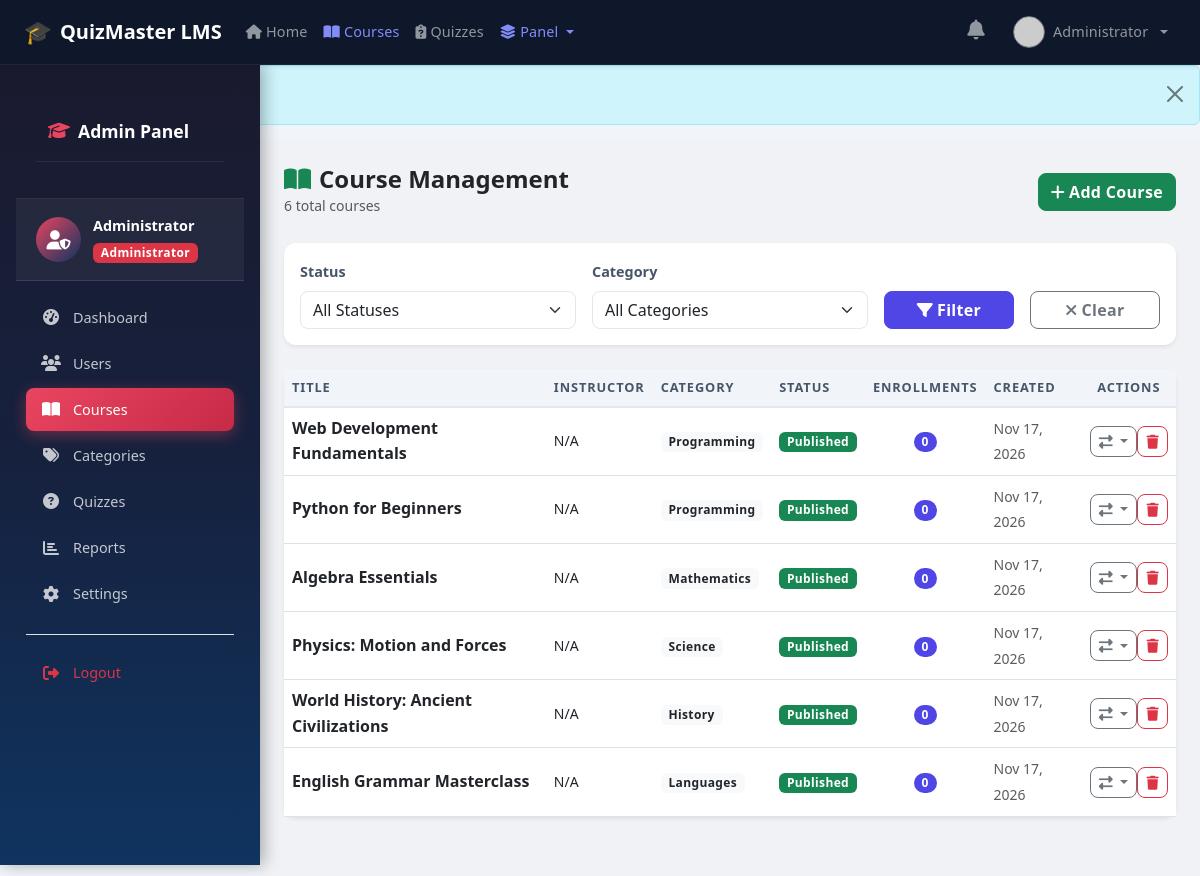
The page /admin/courses.php (signed in) on the database its author committed.
### tables this page shows
CREATE TABLE IF NOT EXISTS users (
    id              INT UNSIGNED AUTO_INCREMENT PRIMARY KEY,
    name            VARCHAR(150)    NOT NULL,
    email           VARCHAR(255)    NOT NULL UNIQUE,
    password_hash   VARCHAR(255)    NOT NULL,
    role            ENUM('admin','instructor','student') NOT NULL DEFAULT 'student',
    avatar          VARCHAR(255)    DEFAULT NULL,
    bio             TEXT            DEFAULT NULL,
    is_active       TINYINT(1)      NOT NULL DEFAULT 1,
    created_at      DATETIME        NOT NULL DEFAULT CURRENT_TIMESTAMP,
    updated_at      DATETIME        NOT NULL DEFAULT CURRENT_TIMESTAMP ON UPDATE CURRENT_TIMESTAMP,
    INDEX idx_users_email  (email),
    INDEX idx_users_role   (role),
    INDEX idx_users_active (is_active)
);

CREATE TABLE IF NOT EXISTS courses (
    id              INT UNSIGNED AUTO_INCREMENT PRIMARY KEY,
    title           VARCHAR(255)    NOT NULL,
    slug            VARCHAR(280)    NOT NULL UNIQUE,
    description     TEXT            DEFAULT NULL,
    instructor_id   INT UNSIGNED    NOT NULL,
    category_id     INT UNSIGNED    DEFAULT NULL,
    thumbnail       VARCHAR(255)    DEFAULT NULL,
    status          ENUM('draft','published','archived') NOT NULL DEFAULT 'draft',
    price           DECIMAL(10,2)   NOT NULL DEFAULT 0.00,
    created_at      DATETIME        NOT NULL DEFAULT CURRENT_TIMESTAMP,
    updated_at      DATETIME        NOT NULL DEFAULT CURRENT_TIMESTAMP ON UPDATE CURRENT_TIMESTAMP,
    CONSTRAINT fk_courses_instructor FOREIGN KEY (instructor_id) REFERENCES users(id) ON DELETE CASCADE,
    CONSTRAINT fk_courses_category   FOREIGN KEY (category_id)   REFERENCES categories(id) ON DELETE SET NULL,
    INDEX idx_courses_slug        (slug),
    INDEX idx_courses_instructor  (instructor_id),
    INDEX idx_courses_category    (category_id),
    INDEX idx_courses_status      (status)
);

CREATE TABLE IF NOT EXISTS categories (
    id          INT UNSIGNED AUTO_INCREMENT PRIMARY KEY,
    name        VARCHAR(100)    NOT NULL,
    slug        VARCHAR(120)    NOT NULL UNIQUE,
    description TEXT            DEFAULT NULL,
    icon        VARCHAR(100)    DEFAULT 'fa-folder',
    created_at  DATETIME        NOT NULL DEFAULT CURRENT_TIMESTAMP,
    INDEX idx_categories_slug (slug)
);

### config/db.php (called while the page is built, shortened)
<?php
function getDB(): PDO
{
    static $pdo = null;
    if ($pdo === null) {
        $dsn = sprintf(
            'mysql:host=%s;dbname=%s;charset=%s',
            DB_HOST,
            DB_NAME,
            DB_CHARSET
        );
        $options = [
            PDO::ATTR_ERRMODE            => PDO::ERRMODE_EXCEPTION,
            PDO::ATTR_DEFAULT_FETCH_MODE => PDO::FETCH_ASSOC,
            PDO::ATTR_EMULATE_PREPARES   => false,
            PDO::MYSQL_ATTR_INIT_COMMAND => "SET NAMES utf8mb4 COLLATE utf8mb4_unicode_ci",
        ];
        try {
            $pdo = new PDO($dsn, DB_USER, DB_PASS, $options);
        } catch (PDOException $e) {
            error_log('[DB] Connection failed: ' . $e->getMessage());
            if (defined('DOING_API') && DOING_API) {
                header('Content-Type: application/json');
                http_response_code(503);
                die(json_encode(['error' => 'Database unavailable. Please try again later.']));
            }
            die('<h2 style="font-family:sans-serif;color:#c00;padding:2rem">
                  Database connection failed. Please contact the administrator.
                 </h2>');
        }
    }
    return $pdo;
}
function dbQuery(string $sql, array $params = []): PDOStatement
{
    $stmt = getDB()->prepare($sql);
    $stmt->execute($params);
    return $stmt;
}
function dbRow(string $sql, array $params = []): array|false
{
    return dbQuery($sql, $params)->fetch();
}

### admin/courses.php (the view, shortened to what this page needs)
<?php
$pdo = getDB();
$page      = max(1, (int)($_GET['page'] ?? 1));
$perPage   = 20;
$offset    = ($page - 1) * $perPage;
$where  = "WHERE 1=1";
$params = [];
$total = $pdo->prepare("SELECT COUNT(*) FROM courses c $where");
$total->execute($params);
$totalCount = $total->fetchColumn();
$stmt = $pdo->prepare("
    SELECT c.id, c.title, c.status, c.created_at,
           u.name AS instructor,
           cat.name AS category,
           COUNT(DISTINCT e.id) AS enrollment_count
    FROM courses c
    LEFT JOIN users u ON c.instructor_id = u.id
    LEFT JOIN categories cat ON c.category_id = cat.id
    LEFT JOIN enrollments e ON e.course_id = c.id
    $where
    GROUP BY c.id
    ORDER BY c.created_at DESC
    LIMIT $perPage OFFSET $offset
");
$stmt->execute($params);
$courses = $stmt->fetchAll();
require_once __DIR__ . '/../includes/header.php';
?>
<div class="d-flex">
    <?php require_once __DIR__ . '/includes/sidebar.php'; ?>
    <div class="admin-main flex-grow-1 p-4">
        <div class="d-flex justify-content-between align-items-center mb-4">
            <div>
                <h4 class="mb-0 fw-bold text-dark"><i class="fas fa-book-open me-2 text-success"></i>Course Management</h4>
                <small class="text-muted"><?= number_format($totalCount) ?> total courses</small>
            </div>
            <button class="btn btn-success" data-bs-toggle="modal" data-bs-target="#addCourseModal">
                <i class="fas fa-plus me-1"></i>Add Course
            </button>
        </div>
        <div class="card border-0 shadow-sm mb-4">
            <div class="card-body">
                <form method="GET" class="row g-3 align-items-end">
                    <div class="col-md-4">
                        <label class="form-label fw-semibold">Status</label>
                        <select name="status" class="form-select">
                            <option value="">All Statuses</option>
                        </select>
                    </div>
                    <div class="col-md-4">
                        <label class="form-label fw-semibold">Category</label>
                        <select name="category" class="form-select">
                            <option value="">All Categories</option>
                        </select>
                    </div>
                    <div class="col-md-2">
                        <button class="btn btn-primary w-100"><i class="fas fa-filter me-1"></i>Filter</button>
                    </div>
                    <div class="col-md-2">
                        <a href="<?= APP_URL ?>/admin/courses.php" class="btn btn-outline-secondary w-100"><i class="fas fa-times me-1"></i>Clear</a>
                    </div>
                </form>
            </div>
        </div>
        <div class="card border-0 shadow-sm">
            <div class="card-body p-0">
                <div class="table-responsive">
                    <table class="table table-hover align-middle mb-0">
                        <thead class="table-dark">
                            <tr>
                                <th>Title</th>
                                <th>Instructor</th>
                                <th>Category</th>
                                <th>Status</th>
                                <th class="text-center">Enrollments</th>
                                <th>Created</th>
                                <th class="text-center">Actions</th>
                            </tr>
                        </thead>
                        <tbody>
                            <?php foreach ($courses as $c): ?>
                            <tr>
                                <td class="fw-semibold"><?= htmlspecialchars(truncate($c['title'], 40)) ?></td>
                                <td><small><?= htmlspecialchars($c['instructor'] ?? 'N/A') ?></small></td>
                                <td><span class="badge bg-light text-dark"><?= htmlspecialchars($c['category'] ?? 'N/A') ?></span></td>
                                <td>
                                    <?php
                                    $sb = ['draft'=>'secondary','published'=>'success','archived'=>'warning'][$c['status']] ?? 'secondary';
                                    ?>
                                    <span class="badge bg-<?= $sb ?>"><?= ucfirst($c['status']) ?></span>
                                </td>
                                <td class="text-center"><span class="badge bg-primary rounded-pill"><?= $c['enrollment_count'] ?></span></td>
                                <td><small class="text-muted"><?= formatDate($c['created_at'], 'M d, Y') ?></small></td>
                                <td class="text-center">
                                    <div class="btn-group btn-group-sm">
                                        <div class="dropdown">
                                            <button class="btn btn-outline-secondary dropdown-toggle btn-sm" data-bs-toggle="dropdown">
                                                <i class="fas fa-exchange-alt"></i>
                                            </button>
                                        </div>
                                        <form method="POST" class="d-inline" onsubmit="return confirm('Delete this course permanently?')">
                                            <button class="btn btn-outline-danger btn-sm" title="Delete"><i class="fas fa-trash"></i></button>
                                        </form>
                                    </div>
                                </td>
                            </tr>
                            <?php endforeach; ?>
                        </tbody>
                    </table>
                </div>
            </div>
        </div>
    </div>
</div>
<?php require_once __DIR__ . '/../includes/footer.php'; ?>

### includes/nav.php (shortened to what this page needs)
<?php
if (isLoggedIn()) {
    $authUser = currentUser();
}
$currentPath = $_SERVER['PHP_SELF'] ?? '';
function navActive(string $segment): string {
    global $currentPath;
    return str_contains($currentPath, $segment) ? 'active' : '';
}
?>
<nav class="navbar navbar-expand-lg navbar-dark bg-dark sticky-top shadow-sm" id="mainNav">
  <div class="container-fluid px-4">
    <a class="navbar-brand fw-bold fs-5 d-flex align-items-center gap-2" href="<?= APP_URL ?>/">
      <span class="brand-icon">🎓</span>
      <span class="brand-text"><?= APP_NAME ?></span>
    </a>
    <div class="collapse navbar-collapse" id="navbarMain">
      <ul class="navbar-nav me-auto mb-2 mb-lg-0">
        <li class="nav-item">
          <a class="nav-link <?= navActive('/index') ?>" href="<?= APP_URL ?>/">
            <i class="fa fa-home me-1"></i>Home
          </a>
        </li>
        <li class="nav-item">
          <a class="nav-link <?= navActive('/courses') ?>" href="<?= APP_URL ?>/courses/">
            <i class="fa fa-book-open me-1"></i>Courses
          </a>
        </li>
        <li class="nav-item">
          <a class="nav-link <?= navActive('/quiz') ?>" href="<?= APP_URL ?>/quiz/">
            <i class="fa fa-clipboard-question me-1"></i>Quizzes
          </a>
        </li>
        <?php if (isLoggedIn() && hasRole(['admin', 'instructor'])): ?>
        <li class="nav-item dropdown">
          <a class="nav-link dropdown-toggle <?= navActive('/admin') || navActive('/instructor') ? 'active' : '' ?>"
             href="#" id="panelDropdown" role="button"
             data-bs-toggle="dropdown" aria-expanded="false">
            <i class="fa fa-layer-group me-1"></i>Panel
          </a>
        </li>
        <?php endif; ?>
      </ul>
      <ul class="navbar-nav ms-auto mb-2 mb-lg-0 align-items-lg-center gap-1">
        <?php if (isLoggedIn()): ?>
          <li class="nav-item dropdown">
            <a class="nav-link position-relative px-3" href="#"
               id="notifDropdown" role="button"
               data-bs-toggle="dropdown" aria-expanded="false"
               title="Notifications">
              <i class="fa fa-bell fs-5"></i>
            </a>
          </li>
          <li class="nav-item dropdown">
            <a class="nav-link dropdown-toggle d-flex align-items-center gap-2 px-2"
               href="#" id="userDropdown" role="button"
               data-bs-toggle="dropdown" aria-expanded="false">
              <img src="<?= avatarUrl($authUser ?? []) ?>"
                   alt="avatar" class="rounded-circle border border-secondary"
                   width="32" height="32" style="object-fit:cover">
              <span class="d-none d-lg-inline text-truncate" style="max-width:120px">
                <?= sanitize($authUser['name'] ?? 'User') ?>
              </span>
            </a>
          </li>
        <?php endif; ?>
      </ul>
    </div>
  </div>
</nav>

### assets/css/style.css (style rules this page uses)
:root { --primary: #4f46e5; --primary-dark: #3730a3; --primary-light: #818cf8; --secondary: #0ea5e9; --success: #22c55e; --warning: #f59e0b; --danger: #ef4444; --info: #06b6d4; --bg-body: #f1f5f9; --bg-card: #ffffff; --bg-dark: #0f172a; --bg-dark-2: #1e293b; --bg-dark-3: #334155; --text-primary: #0f172a; --text-secondary: #475569; --text-muted: #94a3b8; --border-color: #e2e8f0; --border-radius: .75rem; --border-radius-sm: .5rem; --shadow-sm: 0 1px 3px rgba(0,0,0,.08), 0 1px 2px rgba(0,0,0,.06); --shadow: 0 4px 6px rgba(0,0,0,.07), 0 2px 4px rgba(0,0,0,.06); --shadow-lg: 0 10px 15px rgba(0,0,0,.1), 0 4px 6px rgba(0,0,0,.05); --shadow-xl: 0 20px 25px rgba(0,0,0,.12), 0 10px 10px rgba(0,0,0,.04); --transition: all .2s ease; --font-sans: 'Segoe UI', system-ui, -apple-system, sans-serif; }
*, *::before, *::after { box-sizing: border-box; }
html { scroll-behavior: smooth; }
body { font-family: var(--font-sans); background: var(--bg-body); color: var(--text-primary); line-height: 1.6; min-height: 100vh; display: flex; flex-direction: column; }
a { transition: var(--transition); }
img { max-width: 100%; }
#mainNav { background: var(--bg-dark) !important; border-bottom: 1px solid rgba(255,255,255,.06); }
.brand-icon { font-size: 1.4rem; }
.navbar-nav .nav-link { font-size: .9rem; font-weight: 500; letter-spacing: .01em; padding: .5rem .75rem; border-radius: var(--border-radius-sm); transition: var(--transition); }
.navbar-nav .nav-link:hover, .navbar-nav .nav-link.active { color: var(--primary-light) !important; }
.card { border: none; border-radius: var(--border-radius); box-shadow: var(--shadow-sm); background: var(--bg-card); transition: var(--transition); }
.table th { font-size: .8rem; text-transform: uppercase; letter-spacing: .07em; color: var(--text-secondary); background: var(--bg-body); border-bottom: 2px solid var(--border-color); font-weight: 600; }
.table td { vertical-align: middle; }
.badge { font-weight: 600; letter-spacing: .03em; }
.form-control, .form-select { border-color: var(--border-color); border-radius: var(--border-radius-sm); transition: var(--transition); }
.form-label { font-weight: 600; font-size: .9rem; color: var(--text-secondary); }
.btn { font-weight: 600; border-radius: var(--border-radius-sm); transition: var(--transition); letter-spacing: .02em; }
.btn-primary { background: var(--primary); border-color: var(--primary); }
.bg-primary { background: var(--primary) !important; }

### admin/includes/sidebar.php (style rules this page uses)
.admin-main { margin-left: 260px; width: calc(100% - 260px); min-height: calc(100vh - var(--admin-nav-h, 64px)); background: #f0f2f5; }
.admin-main > .row, .admin-main > .card, .admin-main > .alert { max-width: 100%; }

### rows shown on the page
users: name "Administrator"
courses: title "Web Development Fundamentals", instructor "N/A", category.name "Programming", status "Published", enrollment_count "0", created_at "Nov 17, 2026"
courses: title "Python for Beginners", instructor "N/A", category.name "Programming", status "Published", enrollment_count "0", created_at "Nov 17, 2026"
courses: title "Algebra Essentials", instructor "N/A", category.name "Mathematics", status "Published", enrollment_count "0", created_at "Nov 17, 2026"
courses: title "Physics: Motion and Forces", instructor "N/A", category.name "Science", status "Published", enrollment_count "0", created_at "Nov 17, 2026"
courses: title "World History: Ancient Civilizations", instructor "N/A", category.name "History", status "Published", enrollment_count "0", created_at "Nov 17, 2026"
courses: title "English Grammar Masterclass", instructor "N/A", category.name "Languages", status "Published", enrollment_count "0", created_at "Nov 17, 2026"

### other values the page prints
APP_NAME "QuizMaster LMS"
$adminName "Administrator"
$totalCount "6"
